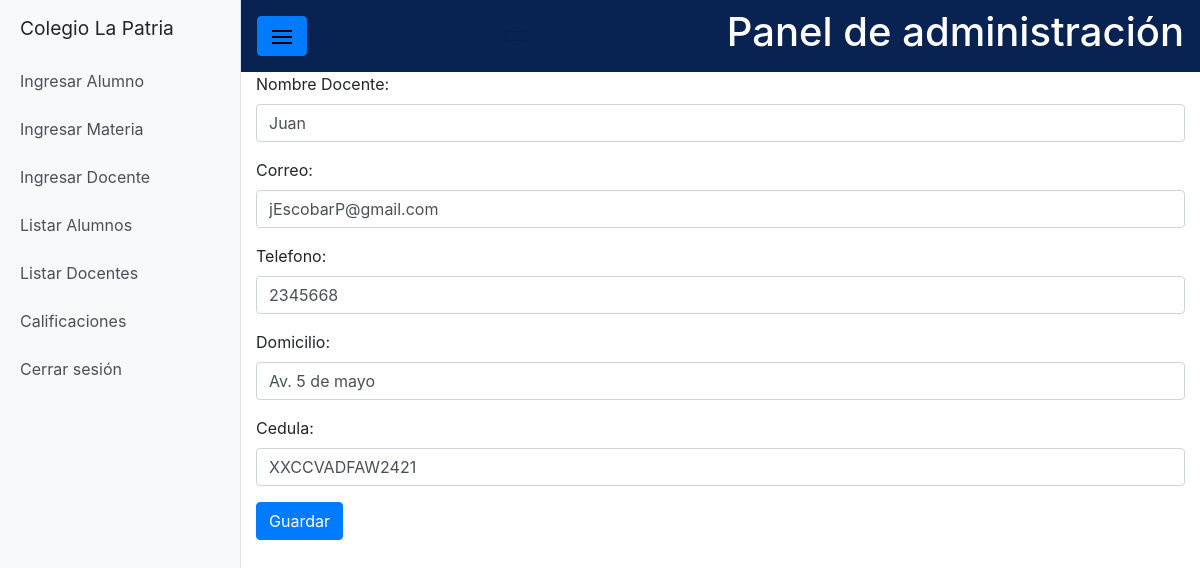
Page /colegiolapatria/administrador/editar-docente/1 (signed in) on the committed database.
### sistema/models.py (models this page shows, shortened)
class Docente (models.Model):
    nombreDocente = models.CharField(max_length=100)
    apellido_paterno_docente = models.CharField(max_length = 20, null = True, blank=True)
    apellido_materno_docente = models.CharField(max_length = 20, null=True , blank = True)
    correo = models.CharField(max_length=45)
    telefono = models.IntegerField()
    domicilio = models.CharField(max_length=50)
    registro = models.CharField(max_length=15)
    class Meta:
        verbose_name="Docente"
        verbose_name_plural="Docentes"

### sistema/views.py (the view)
# urls.py: path('administrador/editar-docente/<int:pk>', DocenteUpdate.as_view(), name='editar_docente'),
class DocenteUpdate(LoginRequiredMixin,UpdateView):
	model = Docente
	form_class = ingresarDocente
	template_name = 'panel_admin/editar_docente.html'
	success_url = reverse_lazy("alumno:listar_docente")

### sistema/forms.py
class ingresarDocente(forms.ModelForm):
    class Meta:
        model = Docente
        fields = [
        'nombreDocente',
        'correo',
        'telefono',
        'domicilio',
        'registro',
        ]
        labels ={
        'nombreDocente':'Nombre Docente',
        'correo':'Correo',
        'telefono':'Telefono',
        'domicilio': 'Domicilio',
        'registro':'Cedula',
        }
        widgets = {
        'nombreDocente': forms.TextInput(attrs={"class":'form-control'}),
        'correo': forms.TextInput(attrs={'class':'form-control'}),
        'telefono': forms.TextInput(attrs={'class':'form-control'}),
        'domicilio': forms.TextInput(attrs={'class':'form-control'}),
        'registro': forms.TextInput(attrs={'class':'form-control'}),
            }

### templates/panel_admin/editar_docente.html (shortened to what this page needs)
{% extends 'baseadmin.html' %}
{% block content %}
        <form method="POST">
            {{ form.as_p }}
            <button type="submit" class="btn btn-primary">Guardar</button>
          </form>
          {%endblock%}

### static/css/css-manual/base.css (style rules this page uses)
body { overflow-x: hidden; }

### rows in the picture
Docente: nombreDocente "Juan", correo "jEscobarP@gmail.com", telefono "2345668", domicilio "Av. 5 de mayo", registro "XXCCVADFAW2421"
